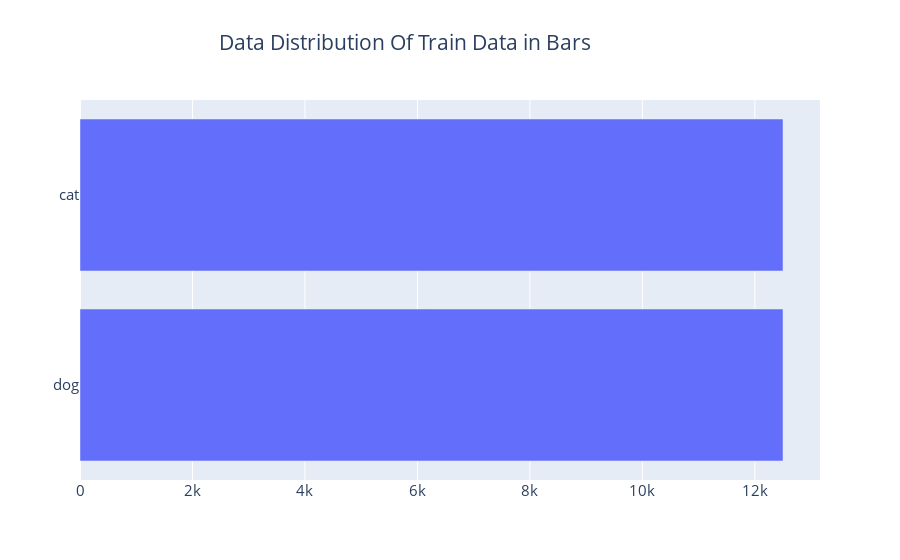

Write notebook code for a chart like this one.
### Code cell
fig = go.Figure(go.Bar(
    x=class_id_distributionTrain.values,
    y=class_id_distributionTrain.index,
    orientation='h'))

fig.update_layout(title='Data Distribution Of Train Data in Bars',font_size=15,title_x=0.45)

fig.show()

### Figure 1 — Plotly figure (JSON) as saved in the notebook; plotly's stock layout.template omitted (floating-point values rounded to 4 significant figures)
{"data": [{"orientation": "h", "type": "bar", "x": [12500, 12500], "y": ["dog", "cat"]}], "layout": {"font": {"size": 15}, "title": {"text": "Data Distribution Of Train Data in Bars", "x": 0.45}}}
